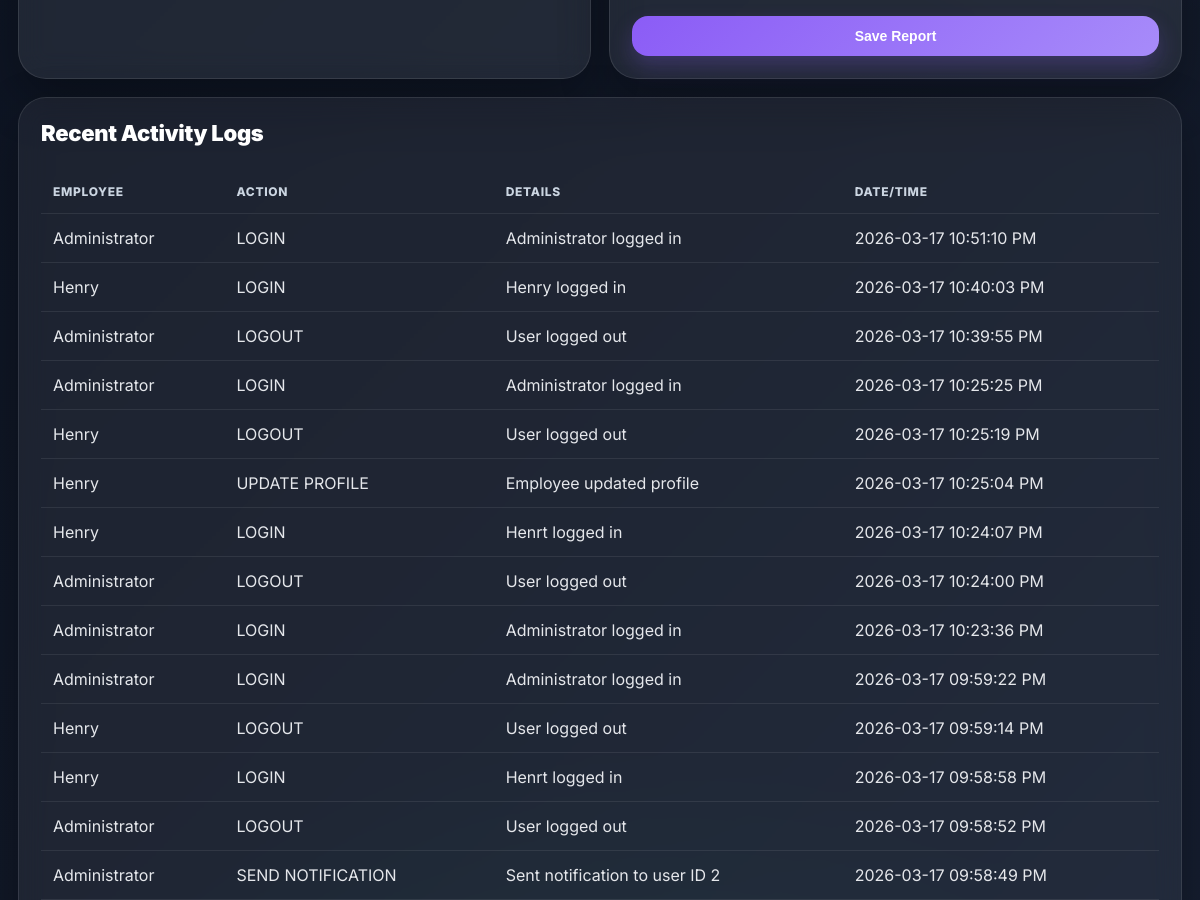
The page /admin (signed in, middle part) on the database as committed earlier.
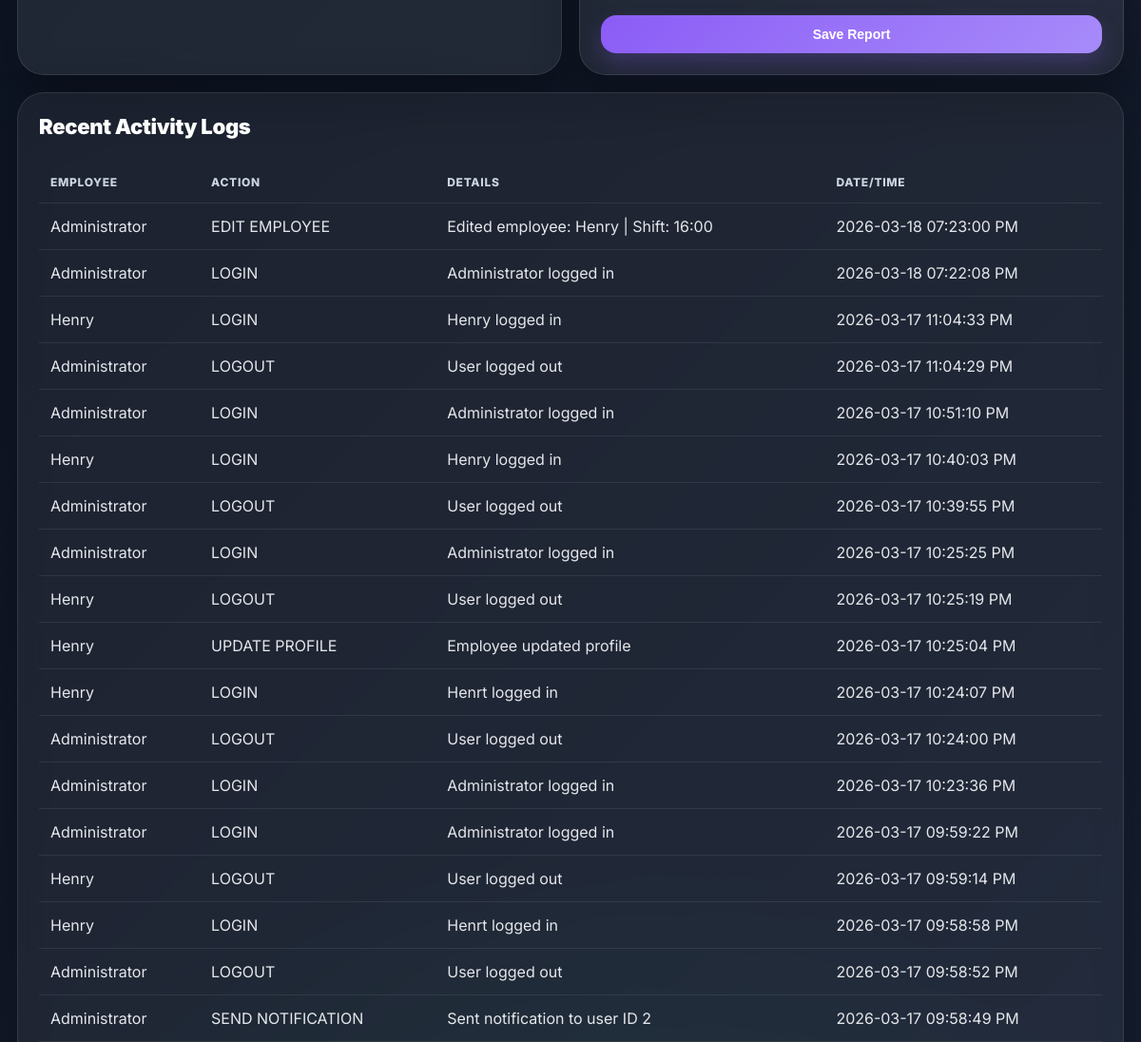
The same page on the database as committed later.
### tables this page shows
CREATE TABLE activity_logs (
            id INTEGER PRIMARY KEY AUTOINCREMENT,
            user_id INTEGER NOT NULL,
            action TEXT NOT NULL,
            details TEXT,
            created_at TEXT NOT NULL,
            FOREIGN KEY (user_id) REFERENCES users (id)
        );

CREATE TABLE users (
            id INTEGER PRIMARY KEY AUTOINCREMENT,
            full_name TEXT NOT NULL,
            username TEXT NOT NULL UNIQUE,
            password_hash TEXT NOT NULL,
            role TEXT NOT NULL DEFAULT 'employee',
            profile_image TEXT,
            created_at TEXT NOT NULL
        , department TEXT DEFAULT 'Stellar Seats', position TEXT DEFAULT 'Employee', is_active INTEGER NOT NULL DEFAULT 1, shift_start TEXT DEFAULT '09:00');

### app.py (the view)
@app.route("/admin")
@login_required(role="admin")
def admin_dashboard():
    current_admin = get_user_by_id(session["user_id"])
    if not current_admin:
        session.clear()
        flash("Your session expired. Please log in again.", "warning")
        return redirect(url_for("login"))
    status_filter = request.args.get("status", "").strip()
    search = request.args.get("search", "").strip()
    employees = get_admin_employee_rows(status_filter=status_filter, search=search)
    all_users = fetchall("""
        SELECT * FROM users
        WHERE role = 'employee'
        ORDER BY full_name ASC
    """)
    logs = fetchall("""
        SELECT a.*, u.full_name
        FROM activity_logs a
        JOIN users u ON u.id = a.user_id
        ORDER BY a.id DESC
        LIMIT 25
    """)
    reports = fetchall("""
        SELECT r.*, u.full_name
        FROM incident_reports r
        LEFT JOIN users u ON u.id = r.user_id
        ORDER BY r.id DESC
        LIMIT 30
    """)
    late_today_row = fetchone("""
        SELECT COUNT(*) AS cnt
        FROM attendance
        WHERE work_date = ? AND late_flag = 1
    """, (today_str(),))
    late_today = late_today_row["cnt"] if late_today_row else 0
    stats_employees = [get_user_live_status(user["id"]) for user in all_users]
    stats = {
        "total_employees": len(all_users),
        "timed_in": len([x for x in stats_employees if x == "Timed In"]),
        "on_break": len([x for x in stats_employees if x == "On Break"]),
        "timed_out": len([x for x in stats_employees if x == "Timed Out"]),
        "offline": len([x for x in stats_employees if x == "Offline"]),
        "late_today": late_today
    }
    return render_template(
        "admin_dashboard.html",
        employees=employees,
        logs=logs,
        reports=reports,
        stats=stats,
        status_filter=status_filter,
        search=search
    )

### app.py (called while the page is built)
def now_dt():
    return datetime.now(APP_TIMEZONE)

def today_str():
    return now_dt().strftime("%Y-%m-%d")

def using_postgres():
    return bool(DATABASE_URL) and POSTGRES_ENABLED

def get_db():
    if "db" not in g:
        if using_postgres():
            g.db = psycopg2.connect(DATABASE_URL)
        else:
            g.db = sqlite3.connect(SQLITE_DATABASE)
            g.db.row_factory = sqlite3.Row
    return g.db

def fetchone(query, params=()):
    db = get_db()
    if using_postgres():
        with db.cursor(cursor_factory=psycopg2.extras.RealDictCursor) as cur:
            cur.execute(convert_query(query), params)
            return cur.fetchone()
    cur = db.execute(query, params)
    return cur.fetchone()

def fetchall(query, params=()):
    db = get_db()
    if using_postgres():
        with db.cursor(cursor_factory=psycopg2.extras.RealDictCursor) as cur:
            cur.execute(convert_query(query), params)
            return cur.fetchall()
    cur = db.execute(query, params)
    return cur.fetchall()

def login_required(role=None):
    def decorator(f):
        @wraps(f)
        def wrapped(*args, **kwargs):
            if "user_id" not in session:
                flash("Please log in first.", "warning")
                return redirect(url_for("login"))
            user = get_user_by_id(session["user_id"])
            if not user:
                session.clear()
                flash("Your session expired. Please log in again.", "warning")
                return redirect(url_for("login"))
            if role and session.get("role") != role:
                flash("Access denied.", "danger")
                if session.get("role") == "admin":
                    return redirect(url_for("admin_dashboard"))
                return redirect(url_for("dashboard"))
            return f(*args, **kwargs)
        return wrapped
    return decorator

def get_user_by_id(user_id):
    return fetchone("SELECT * FROM users WHERE id = ?", (user_id,))

def get_today_attendance(user_id):
    return fetchone("""
        SELECT * FROM attendance
        WHERE user_id = ? AND work_date = ?
        ORDER BY id DESC LIMIT 1
    """, (user_id, today_str()))

def get_open_break(user_id):
    return fetchone("""
        SELECT * FROM breaks
        WHERE user_id = ? AND work_date = ? AND break_end IS NULL
        ORDER BY id DESC LIMIT 1
    """, (user_id, today_str()))

### templates/admin_dashboard.html (shortened to what this page needs)
{% extends "base.html" %}
{% block content %}
<div class="grid grid-2" style="margin-top:18px;">
    <div class="card">
    </div>
    <div class="card">
<form method="POST" action="{{ url_for('create_incident_route') }}">
    <button class="btn btn-purple" type="submit" style="width:100%; margin-top:14px;">
        Save Report
    </button>
</form>
    </div>
</div>
<div class="card soft" style="margin-top:18px;">
    <div class="section-title">Recent Activity Logs</div>
    {% if logs %}
        <div class="table-wrap">
            <table>
                <thead>
                    <tr>
                        <th>Employee</th>
                        <th>Action</th>
                        <th>Details</th>
                        <th>Date/Time</th>
                    </tr>
                </thead>
                <tbody>
                    {% for log in logs %}
                    <tr>
                        <td>{{ log.full_name }}</td>
                        <td>{{ log.action }}</td>
                        <td>{{ log.details }}</td>
                        <td>{{ format_datetime_12h(log.created_at) }}</td>
                    </tr>
                    {% endfor %}
                </tbody>
            </table>
        </div>
    {% else %}
        <p class="muted">No logs yet.</p>
    {% endif %}
{% endblock %}

### templates/base.html (shortened to what this page needs)
<!DOCTYPE html>
<html lang="en">
<head>
</head>
<body>
<div class="page-shell">
    <div class="container">
        {% block content %}{% endblock %}
    </div>
</div>
</body>
</html>

### templates/base.html (style rules this page uses)
:root { --bg-1: #0b1220; --bg-2: #111827; --bg-3: #172033; --card: rgba(255,255,255,0.08); --card-2: rgba(255,255,255,0.06); --border: rgba(255,255,255,0.10); --text: #e5e7eb; --muted: #94a3b8; --white: #ffffff; --blue: #3b82f6; --blue-2: #60a5fa; --green: #10b981; --yellow: #f59e0b; --red: #ef4444; --purple: #8b5cf6; --shadow: 0 20px 50px rgba(0,0,0,0.30); --radius-xl: 28px; --radius-lg: 20px; --radius-md: 16px; --radius-sm: 12px; }
* { box-sizing: border-box; margin: 0; padding: 0; }
html { scroll-behavior: smooth; }
body { font-family: 'Inter', sans-serif; color: var(--text); min-height: 100vh; background: radial-gradient(circle at 10% 10%, rgba(59,130,246,0.20), transparent 22%), radial-gradient(circle at 90% 12%, rgba(139,92,246,0.18), transparent 25%), radial-gradient(circle at 50% 100%, rgba(16,185,129,0.10), transparent 30%), linear-gradient(135deg, var(--bg-1), var(--bg-2), var(--bg-3)); }
.page-shell { max-width: 1450px; margin: 0 auto; padding: 0 18px 40px; }
.container { margin-top: 22px; }
.card { background: var(--card); border: 1px solid var(--border); border-radius: var(--radius-xl); padding: 22px; box-shadow: var(--shadow); backdrop-filter: blur(14px); }
.card.soft { background: var(--card-2); }
.grid { display: grid; gap: 18px; }
.grid-2 { grid-template-columns: repeat(2, minmax(0, 1fr)); }
.section-title { font-size: 22px; font-weight: 900; color: var(--white); margin-bottom: 14px; letter-spacing: -0.3px; }
.btn { border: none; border-radius: 16px; padding: 12px 16px; font-weight: 800; font-size: 14px; cursor: pointer; transition: 0.18s ease; display: inline-flex; align-items: center; justify-content: center; gap: 8px; }
.btn-purple { background: linear-gradient(135deg, var(--purple), #a78bfa); color: white; box-shadow: 0 10px 22px rgba(139,92,246,0.24); }
table { width: 100%; border-collapse: collapse; margin-top: 10px; overflow: hidden; }
th, td { padding: 14px 12px; border-bottom: 1px solid rgba(255,255,255,0.08); text-align: left; vertical-align: middle; }
th { color: #cbd5e1; font-size: 12px; text-transform: uppercase; letter-spacing: 0.7px; font-weight: 800; }
.table-wrap { overflow-x: auto; border-radius: 18px; }

Rows that differ between the two databases and show on the page:
added activity_logs: full_name "Administrator", action "EDIT EMPLOYEE", details "Edited employee: Henry | Shift: 16:00", created_at "2026-03-18 07:23:00 PM"
added activity_logs: full_name "Administrator", action "LOGIN", details "Administrator logged in", created_at "2026-03-18 07:22:08 PM"
added activity_logs: full_name "Henry", action "LOGIN", details "Henry logged in", created_at "2026-03-17 11:04:33 PM"
added activity_logs: full_name "Administrator", action "LOGOUT", details "User logged out", created_at "2026-03-17 11:04:29 PM"
